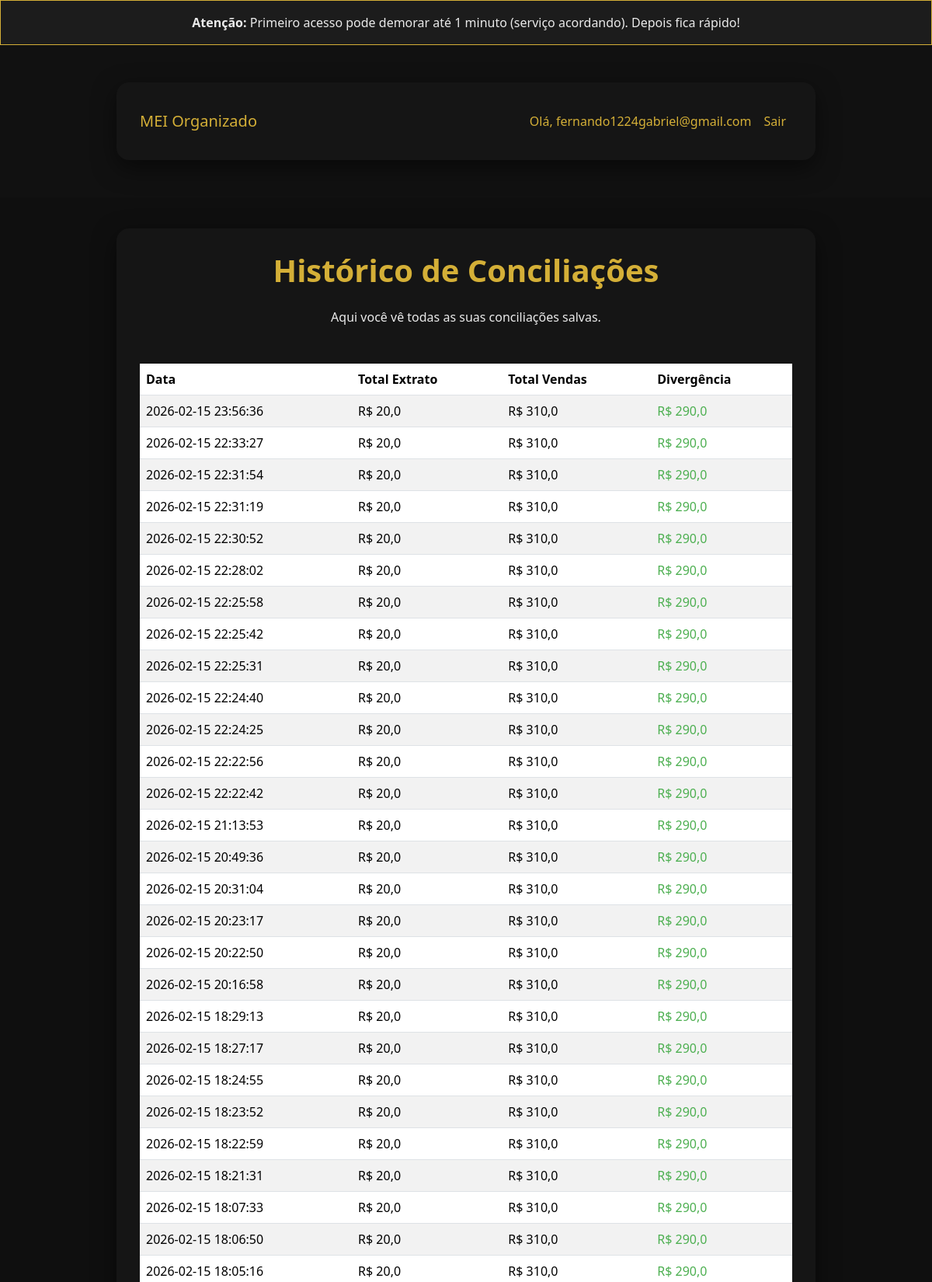
Page /historico (signed in, upper part) on the committed database.
### tables this page shows
CREATE TABLE users
             (id INTEGER PRIMARY KEY, email TEXT UNIQUE, password TEXT, is_pro INTEGER DEFAULT 0);

CREATE TABLE conciliacoes
             (id INTEGER PRIMARY KEY, user_id INTEGER, data TEXT, total_extrato REAL, total_vendas REAL, divergencia REAL);

### app.py (the view)
@app.route('/historico')
@login_required
def historico():
    c.execute("SELECT data, total_extrato, total_vendas, divergencia FROM conciliacoes WHERE user_id = ? ORDER BY id DESC", (current_user.id,))
    conciliacoes = c.fetchall()
    return render_template('historico.html', conciliacoes=conciliacoes)

### app.py (called while the page is built)
@login_manager.user_loader
def load_user(user_id):
    c.execute("SELECT id, email, is_pro FROM users WHERE id = ?", (user_id,))
    row = c.fetchone()
    if row:
        return User(row[0], row[1], row[2])
    return None

### templates/historico.html (shortened to what this page needs)
<!DOCTYPE html>
<html lang="pt-BR">
<head>
    <link href="https://cdn.jsdelivr.net/npm/bootstrap@5.3.3/dist/css/bootstrap.min.css" rel="stylesheet">
</head>
<body>
    <div class="alert alert-info text-center mb-0 rounded-0">
        <strong>Atenção:</strong> Primeiro acesso pode demorar até 1 minuto (serviço acordando). Depois fica rápido!
    </div>
    <nav class="navbar navbar-expand-lg navbar-light bg-light">
        <div class="container">
            <a class="navbar-brand" href="/">MEI Organizado</a>
            <div class="navbar-nav ms-auto">
                <span class="nav-link">Olá, {{ current_user.email }}</span>
                <a class="nav-link" href="{{ url_for('logout') }}">Sair</a>
            </div>
        </div>
    </nav>
    <div class="container">
        <h1 class="text-center mb-4">Histórico de Conciliações</h1>
        <p class="text-center mb-5">Aqui você vê todas as suas conciliações salvas.</p>
        {% if conciliacoes %}
            <table class="table table-striped table-hover">
                <thead>
                    <tr>
                        <th>Data</th>
                        <th>Total Extrato</th>
                        <th>Total Vendas</th>
                        <th>Divergência</th>
                    </tr>
                </thead>
                <tbody>
                    {% for conc in conciliacoes %}
                        <tr>
                            <td>{{ conc[0] }}</td>
                            <td>R$ {{ conc[1]|round(2)|string|replace('.', ',') }}</td>
                            <td>R$ {{ conc[2]|round(2)|string|replace('.', ',') }}</td>
                            <td {% if conc[3] >= 0 %}class="text-success"{% else %}class="text-danger"{% endif %}>
                                R$ {{ conc[3]|round(2)|string|replace('.', ',') }}
                            </td>
                        </tr>
                    {% endfor %}
                </tbody>
            </table>
        {% else %}
            <div class="alert alert-info text-center">
                Ainda não há conciliações salvas. Faça uma nova no <a href="{{ url_for('home') }}">home</a>.
            </div>
        {% endif %}
    </div>
</body>
</html>

### templates/historico.html (style rules this page uses)
body { background: #0F0F0F; font-family: system-ui, sans-serif; color: #EAEAEA; }
.container { max-width: 900px; margin: 40px auto; padding: 30px; background: #151515; border-radius: 16px; box-shadow: 0 10px 30px rgba(0,0,0,0.5); }
h1 { color: #D4AF37; font-weight: 700; }
.navbar { background: #111 !important; }
.navbar-brand, .nav-link { color: #D4AF37 !important; font-weight: 500; }
.table { margin-top: 30px; color: #EAEAEA; }
.table thead { background: #1C1C1C; color: #D4AF37; }
.table-striped tbody tr:nth-of-type(odd) { background-color: #181818; }
.alert-info { background: #1C1C1C; border: 1px solid #D4AF37; color: #EAEAEA; }
.text-success { color: #4CAF50 !important; }
a { color: #D4AF37; }

### rows in the picture
users: email "fernando1224gabriel@gmail.com"
conciliacoes: data "2026-02-15 23:56:36", total_extrato "20,0", total_vendas "310,0", divergencia "290,0"
conciliacoes: data "2026-02-15 22:33:27", total_extrato "20,0", total_vendas "310,0", divergencia "290,0"
conciliacoes: data "2026-02-15 22:31:54", total_extrato "20,0", total_vendas "310,0", divergencia "290,0"
conciliacoes: data "2026-02-15 22:31:19", total_extrato "20,0", total_vendas "310,0", divergencia "290,0"
conciliacoes: data "2026-02-15 22:30:52", total_extrato "20,0", total_vendas "310,0", divergencia "290,0"
conciliacoes: data "2026-02-15 22:28:02", total_extrato "20,0", total_vendas "310,0", divergencia "290,0"
conciliacoes: data "2026-02-15 22:25:58", total_extrato "20,0", total_vendas "310,0", divergencia "290,0"
conciliacoes: data "2026-02-15 22:25:42", total_extrato "20,0", total_vendas "310,0", divergencia "290,0"
conciliacoes: data "2026-02-15 22:25:31", total_extrato "20,0", total_vendas "310,0", divergencia "290,0"
conciliacoes: data "2026-02-15 22:24:40", total_extrato "20,0", total_vendas "310,0", divergencia "290,0"
conciliacoes: data "2026-02-15 22:24:25", total_extrato "20,0", total_vendas "310,0", divergencia "290,0"
conciliacoes: data "2026-02-15 22:22:56", total_extrato "20,0", total_vendas "310,0", divergencia "290,0"
conciliacoes: data "2026-02-15 22:22:42", total_extrato "20,0", total_vendas "310,0", divergencia "290,0"
conciliacoes: data "2026-02-15 21:13:53", total_extrato "20,0", total_vendas "310,0", divergencia "290,0"
conciliacoes: data "2026-02-15 20:49:36", total_extrato "20,0", total_vendas "310,0", divergencia "290,0"
conciliacoes: data "2026-02-15 20:31:04", total_extrato "20,0", total_vendas "310,0", divergencia "290,0"
conciliacoes: data "2026-02-15 20:23:17", total_extrato "20,0", total_vendas "310,0", divergencia "290,0"
conciliacoes: data "2026-02-15 20:22:50", total_extrato "20,0", total_vendas "310,0", divergencia "290,0"
conciliacoes: data "2026-02-15 20:16:58", total_extrato "20,0", total_vendas "310,0", divergencia "290,0"
conciliacoes: data "2026-02-15 18:29:13", total_extrato "20,0", total_vendas "310,0", divergencia "290,0"
conciliacoes: data "2026-02-15 18:27:17", total_extrato "20,0", total_vendas "310,0", divergencia "290,0"
conciliacoes: data "2026-02-15 18:24:55", total_extrato "20,0", total_vendas "310,0", divergencia "290,0"
conciliacoes: data "2026-02-15 18:23:52", total_extrato "20,0", total_vendas "310,0", divergencia "290,0"
conciliacoes: data "2026-02-15 18:22:59", total_extrato "20,0", total_vendas "310,0", divergencia "290,0"
conciliacoes: data "2026-02-15 18:21:31", total_extrato "20,0", total_vendas "310,0", divergencia "290,0"
conciliacoes: data "2026-02-15 18:07:33", total_extrato "20,0", total_vendas "310,0", divergencia "290,0"
conciliacoes: data "2026-02-15 18:06:50", total_extrato "20,0", total_vendas "310,0", divergencia "290,0"
conciliacoes: data "2026-02-15 18:05:16", total_extrato "20,0", total_vendas "310,0", divergencia "290,0"
